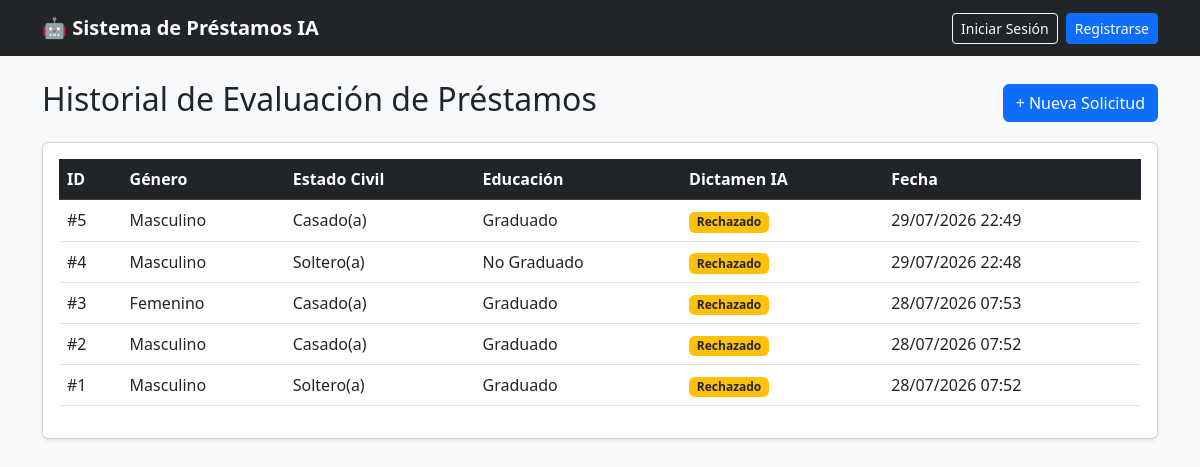
The app's page /, older data.
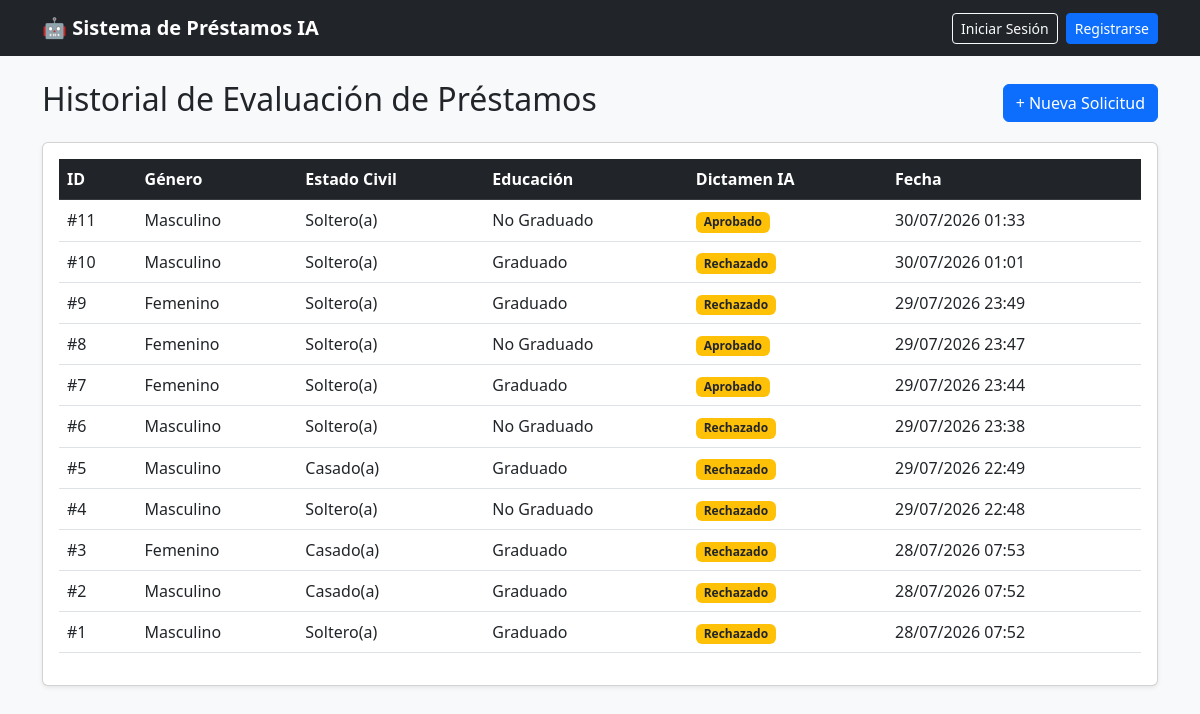
The same page, newer data.
### core/models.py (models this page shows, shortened)
class SolicitudPrestamo(models.Model):
    GENERO_CHOICES = [
        ('Male', 'Masculino'),
        ('Female', 'Femenino'),
    ]
    ESTADO_CIVIL_CHOICES = [
        ('Yes', 'Casado(a)'),
        ('No', 'Soltero(a)'),
    ]
    EDUCACION_CHOICES = [
        ('Graduate', 'Graduado'),
        ('Not Graduate', 'No Graduado'),
    ]
    HISTORIAL_CHOICES = [
        (1, 'Buen historial (Pagos al día / Líneas activas)'),
        (0, 'Malo (Historial crediticio negativo)'),
        (2, 'Sin historial crediticio (Primera vez)'),  # Se mapeará a 0 en la vista
    ]
    usuario = models.ForeignKey(User, on_delete=models.CASCADE, null=True, blank=True)
    gender = models.CharField(max_length=10, choices=GENERO_CHOICES, verbose_name="Género")
    married = models.CharField(max_length=3, choices=ESTADO_CIVIL_CHOICES, verbose_name="Estado Civil")
    education = models.CharField(max_length=20, choices=EDUCACION_CHOICES, verbose_name="Nivel Educativo")
    applicant_income = models.IntegerField(default=0, verbose_name="Ingreso del Solicitante")
    coapplicant_income = models.FloatField(default=0.0, verbose_name="Ingreso del Co-solicitante")
    loan_amount = models.IntegerField(default=0, verbose_name="Monto del Préstamo (en miles)")
    credit_history = models.IntegerField(choices=HISTORIAL_CHOICES, default=1, verbose_name="Historial Crediticio")
    loan_status = models.CharField(max_length=20, default="Pendiente", verbose_name="Estado del Préstamo")
    fecha_creacion = models.DateTimeField(auto_now_add=True)

### core/views.py (the view)
# urls.py: path('', views.home, name='home'),
def home(request):
    if request.user.is_authenticated:
        solicitudes = SolicitudPrestamo.objects.filter(usuario=request.user).order_by('-fecha_creacion')
    else:
        solicitudes = SolicitudPrestamo.objects.all().order_by('-fecha_creacion')
    return render(request, 'core/home.html', {'solicitudes': solicitudes})

### core/templates/core/home.html
{% extends 'core/base.html' %}
{% block content %}
<div class="d-flex justify-content-between align-items-center mb-3">
    <h2>Historial de Evaluación de Préstamos</h2>
    <a href="{% url 'crear_consulta' %}" class="btn btn-primary">+ Nueva Solicitud</a>
</div>
<div class="card shadow-sm">
    <div class="card-body">
        {% if solicitudes %}
            <table class="table table-hover align-middle">
                <thead class="table-dark">
                    <tr>
                        <th>ID</th>
                        <th>Género</th>
                        <th>Estado Civil</th>
                        <th>Educación</th>
                        <th>Dictamen IA</th>
                        <th>Fecha</th>
                    </tr>
                </thead>
                <tbody>
                    {% for s in solicitudes %}
                    <tr>
                        <td>#{{ s.id }}</td>
                        <td>{{ s.get_gender_display }}</td>
                        <td>{{ s.get_married_display }}</td>
                        <td>{{ s.get_education_display }}</td>
                        <td><span class="badge bg-warning text-dark">{{ s.loan_status }}</span></td>
                        <td>{{ s.fecha_creacion|date:"d/m/Y H:i" }}</td>
                    </tr>
                    {% endfor %}
                </tbody>
            </table>
        {% else %}
            <p class="text-muted mb-0">No hay solicitudes registradas aún.</p>
        {% endif %}
    </div>
</div>
{% endblock %}

### core/templates/core/base.html (shortened to what this page needs)
<!DOCTYPE html>
<html lang="es">
<head>
    <link href="https://cdn.jsdelivr.net/npm/bootstrap@5.3.0/dist/css/bootstrap.min.css" rel="stylesheet">
</head>
<body class="bg-light">
<nav class="navbar navbar-expand-lg navbar-dark bg-dark mb-4">
    <div class="container">
        <a class="navbar-brand fw-bold" href="{% url 'home' %}">🤖 Sistema de Préstamos IA</a>
        <div class="d-flex align-items-center gap-2">
            {% if user.is_authenticated %}
                <span class="navbar-text me-2">Hola, <strong>{{ user.username }}</strong></span>
                <a href="{% url 'crear_consulta' %}" class="btn btn-success btn-sm">+ Nueva Solicitud</a>
                <form action="{% url 'logout' %}" method="POST" class="d-inline">
                    {% csrf_token %}
                    <button type="submit" class="btn btn-outline-light btn-sm">Cerrar Sesión</button>
                </form>
            {% else %}
                <a href="{% url 'login' %}" class="btn btn-outline-light btn-sm">Iniciar Sesión</a>
                <a href="{% url 'registro' %}" class="btn btn-primary btn-sm">Registrarse</a>
            {% endif %}
        </div>
    </div>
</nav>
    <div class="container">
        {% block content %}
        {% endblock %}
    </div>
</body>
</html>

Row changes from the older to the newer data that the page shows:
added SolicitudPrestamo: id "11", gender "Masculino", married "Soltero(a)", education "No Graduado", loan_status "Aprobado", fecha_creacion "30/07/2026 01:33"
added SolicitudPrestamo: id "10", gender "Masculino", married "Soltero(a)", education "Graduado", loan_status "Rechazado", fecha_creacion "30/07/2026 01:01"
added SolicitudPrestamo: id "9", gender "Femenino", married "Soltero(a)", education "Graduado", loan_status "Rechazado", fecha_creacion "29/07/2026 23:49"
added SolicitudPrestamo: id "8", gender "Femenino", married "Soltero(a)", education "No Graduado", loan_status "Aprobado", fecha_creacion "29/07/2026 23:47"
added SolicitudPrestamo: id "7", gender "Femenino", married "Soltero(a)", education "Graduado", loan_status "Aprobado", fecha_creacion "29/07/2026 23:44"
added SolicitudPrestamo: id "6", gender "Masculino", married "Soltero(a)", education "No Graduado", loan_status "Rechazado", fecha_creacion "29/07/2026 23:38"
